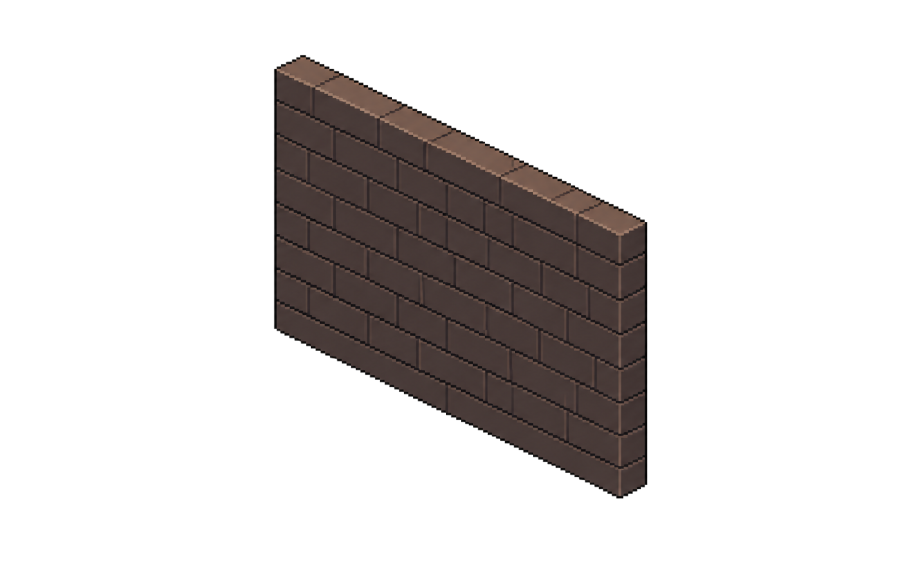
#> input picture art/wall_seg.png, 1844 x 1128 px (shown at 1/2 size); its folder holds 5 pictures in this run
$ python build_room.py
#> lines starting #> are read from the running program, lines starting #| are printed output that depends on the picture; after the words box and inside, x2 and y2 are one past the last pixel; in counts of white or black regions, pixels touching at a corner belong together
"""Step 1 of rebuilding the office: the floor and the two walls only.

The two pictures we were given do not share one projection. The floor sheet is
drawn on a 174x97 diamond and the wall segment runs at a 1:0.48 slope, while the
reference shot is a clean 2:1 isometric on a 64x32 grid. So both assets are
warped onto one 2:1 grid here before anything is laid out: after that a wall
course and a floor edge run exactly parallel, which is the thing the eye checks.

Nothing is invented — the bricks and the tiles are the supplied pixels, only
rescaled.
"""
import json
import os

import numpy as np
from PIL import Image, ImageDraw, ImageFilter
from scipy import ndimage

HERE = os.path.dirname(os.path.abspath(__file__))
ART = os.path.join(HERE, "art")
OUT = os.path.join(HERE, "static", "office")

# frame and grid: the reference is 1844x1128 on a 64 wide tile, this is the same
# room at 0.7 of that size
W, H = 1300, 795
# a softer iso than 2:1 (5:2), so the back of the room reads as further away
TW, TH = 45, 18

# the inside corner where the two walls meet, pushed right up into the frame
CX, CY_TOP = 726, 6

FLOOR_SLOPE = 0.615        # measured on the supplied floor sheet, not guessed
BRICK_W = 100              # brick width along the wall in the supplied segment
BRICK = 40                 # ... and how wide it is drawn here: under one floor
                           # tile, which is what puts the wall in the distance
WALL_SLOPE = 0.4797        # measured on that segment
COURSE = 68                # brick course height in that segment
EXTRA = 0                  # extra courses: the reference wall is taller than one segment


KX = BRICK / BRICK_W
KY = KX * (TH / TW) / WALL_SLOPE       # the y stretch that puts courses on the grid
STEP = (BRICK, round(BRICK * TH / TW))  # one brick along the axis


def base_y(x):
    """floor level at column x: the seam both walls stand on"""
    return CY_BASE + abs(x - CX) * (TH / TW)


# ---------------------------------------------------------------- floor
def floor(im):
    """The supplied floor sheet, untouched, at its own width so the tiles keep
    the size they are drawn at. It is shorter than the room, so it carries on
    downwards by whole lattice rows and the copies fade into each other — the
    pixels stay exactly as they arrived, only where one copy ends is softened."""
    f = Image.open(os.path.join(ART, "floor2.png")).convert("RGBA")
    a = np.asarray(f)[:, :, 3]
    solid = np.nonzero((a > 250).all(1))[0]          # rows with no transparent gap
    f = f.crop((0, solid.min(), f.width, solid.max() + 1)).convert("RGB")

    # squash so the sheet's 0.57 diamonds line up with the walls' 0.4 slope
    r = (TH / TW) / FLOOR_SLOPE
    k = W / f.width
    f = f.resize((W, round(f.height * k * r)), Image.LANCZOS).convert("RGBA")
    dia = 186 * k * r * FLOOR_SLOPE                  # a diamond's height after that

    step = round(dia * int(f.height * 0.6 / dia))    # whole rows, ~40% overlap
    ramp = Image.linear_gradient("L").resize((W, f.height - step))
    lay = Image.new("RGBA", (W, H))
    y, first = CY_BASE, True
    while y < H:
        c = f.copy()
        if not first:                                # fade this copy in on top
            m = Image.new("L", f.size, 255)
            m.paste(ramp, (0, 0))
            c.putalpha(m)
        lay.alpha_composite(c, (0, round(y)))
        y += step
        first = False

    mask = Image.new("L", (W, H), 0)
    ImageDraw.Draw(mask).polygon(
        [(0, H), (0, base_y(0)), (CX, CY_BASE), (W, base_y(W)), (W, H)], fill=255)
    lay.putalpha(Image.composite(lay.getchannel("A"), Image.new("L", (W, H), 0), mask))
    im.alpha_composite(lay)


# ---------------------------------------------------------------- wall
def wall_slab():
    """One brick-wide vertical slice of the segment, warped so its courses run
    at exactly 2:1. Repeating it along the axis rebuilds a wall of any length —
    a whole brick step maps every course back onto itself, so the bond keeps
    running instead of restarting."""
    s = Image.open(os.path.join(ART, "wall_seg.png")).convert("RGBA")
#> s is the input picture: PIL image 1844x1128 RGBA; mean R, G, B, A 15.1, 12.1, 11.4, 52.5
    s = s.resize((round(s.width * KX), round(s.height * KY)), Image.LANCZOS)
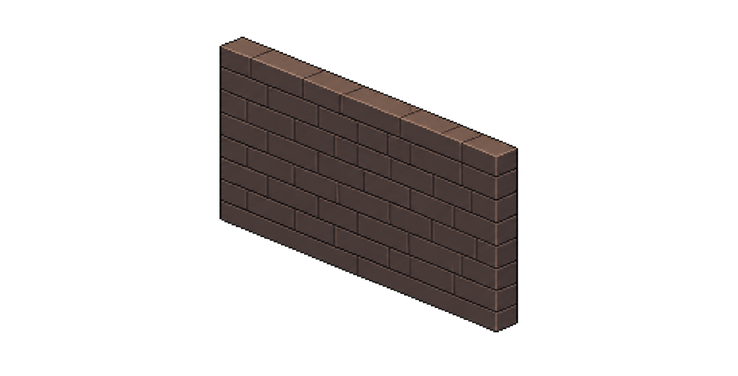
#> s: PIL image 738x376 RGBA; mean R, G, B, A 15.1, 12.1, 11.4, 52.5; transparent parts drawn white
    x0 = round(820 * KX)                  # a clean interior slice, no end caps
    return s.crop((x0, 0, x0 + STEP[0], s.height))
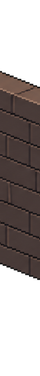
#> returned value: PIL image 40x376 RGBA; mean R, G, B, A 37.8, 30.2, 28.5, 131; transparent parts drawn white


# [41 lines left out: functions walls, shadow, light, not called in this run]


CY_BASE = 0     # filled in by build(), the floor level at the corner


def build():
    global CY_BASE
    slab = wall_slab()
    a = np.asarray(slab)[:, :, 3] > 40
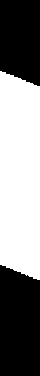
#> a: shape (376, 40) bool; 51.6% white; 2 black regions, box (x1, y1, x2, y2) and area: (0, 265, 40, 376) 4134, (0, 0, 40, 86) 3141
    col = np.nonzero(a[:, STEP[0] // 2])[0]
#> col = 194 values from 78 to 271
    CY_BASE = CY_TOP + (col.max() - col.min())
#> CY_BASE = 199

    os.makedirs(OUT, exist_ok=True)
    bg = Image.new("RGBA", (W, H), (14, 11, 22, 255))
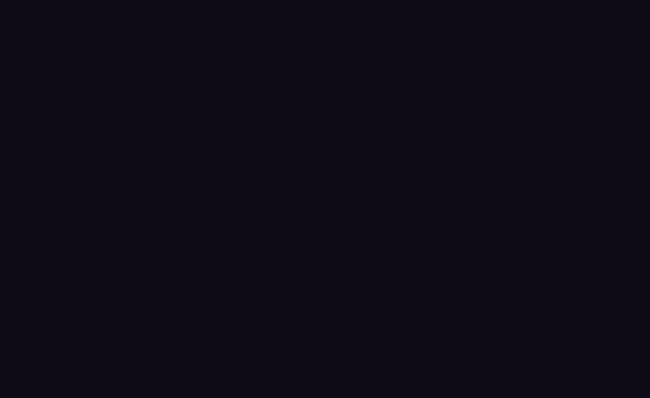
#> bg: PIL image 1300x795 RGBA (shown at 1/2 size); mean R, G, B, A 14, 11, 22, 255
    floor(bg)
    walls(bg)
    shadow(bg)
    bg.convert("RGB").save(os.path.join(OUT, "room_bg.png"))   # what the editor draws on
    json.dump({"w": W, "h": H, "tw": TW, "th": TH, "cx": CX, "cy": int(CY_BASE)},
              open(os.path.join(OUT, "room_meta.json"), "w"))

    im = bg.copy()
    props(im)
    light(im)
    im.convert("RGB").save(os.path.join(OUT, "room_base.png"))
    print("->", os.path.join(OUT, "room_base.png"), im.size,
          "corner base y", CY_BASE, "wall px", col.max() - col.min())


# ---------------------------------------------------------------- furniture
# Where each piece stands comes from layout.json, which the editor page writes.
# The pieces themselves are prepared by assets.py: measured, sheared onto the
# room's grid and saved ready to paste.
LAYOUT = os.path.join(HERE, "layout.json")


# [15 lines left out: function props, not called in this run]


if __name__ == "__main__":
#> (the run stopped early here; a loop or call above may not have finished)
